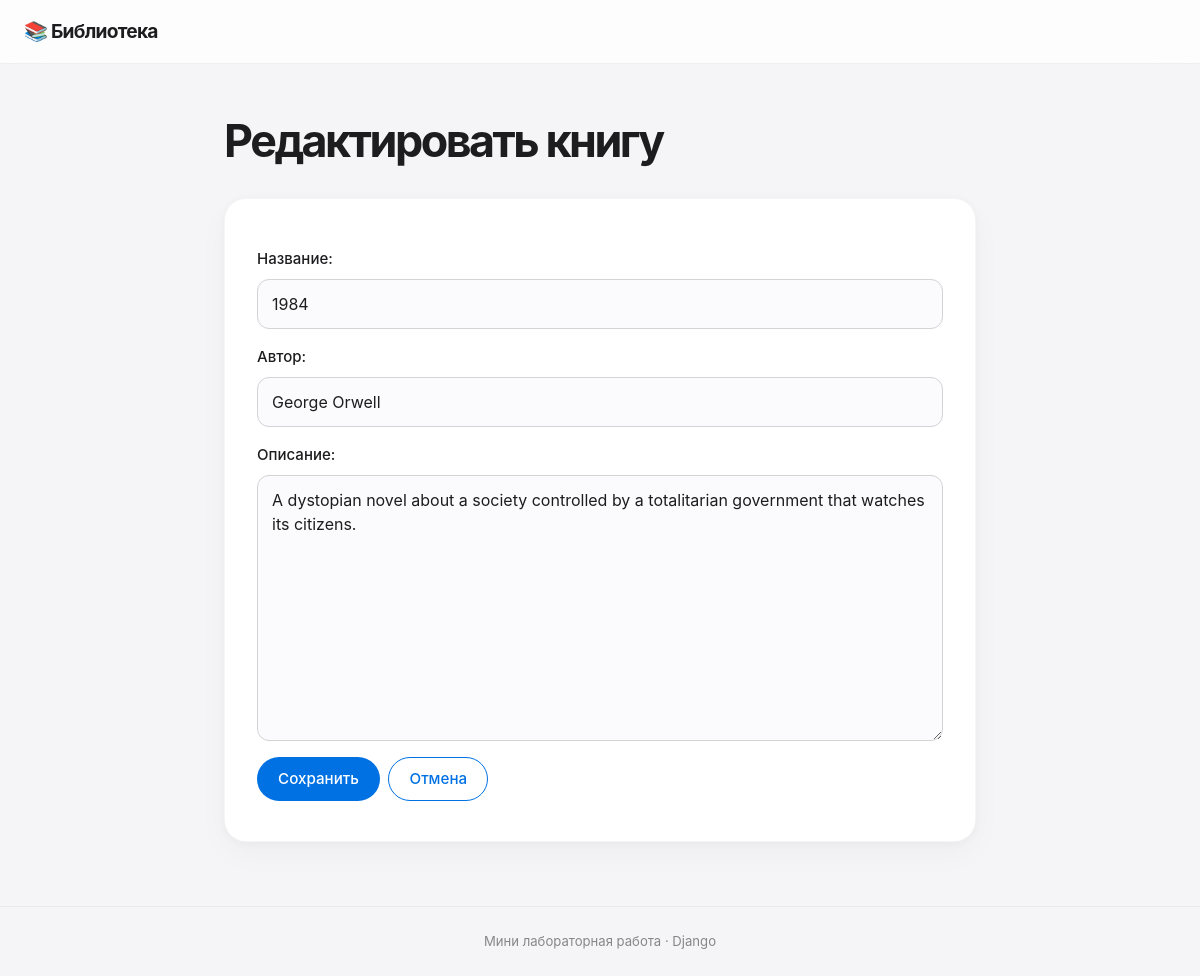
The page /3/edit/ on the database its author committed.
### books/models.py (models this page shows, shortened)
class Book(models.Model):
    title = models.CharField(max_length=200)
    author = models.CharField(max_length=100)
    description = models.TextField(blank=True)
    created_at = models.DateTimeField(auto_now_add=True)
    likes = models.PositiveIntegerField(default=0)

### books/views.py (the view)
# urls.py: path("<int:pk>/edit/", views.book_update, name="book_update"),
def book_update(request, pk):
    book = get_object_or_404(Book, pk=pk)
    if request.method == "POST":
        form = BookForm(request.POST, instance=book)
        if form.is_valid():
            form.save()
            return redirect("book_list")
    else:
        form = BookForm(instance=book)
    return render(
        request,
        "books/book_form.html",
        {"form": form, "page_title": "Редактировать книгу"},
    )

### books/forms.py
class BookForm(forms.ModelForm):
    class Meta:
        model = Book
        fields = ["title", "author", "description"]
        labels = {
            "title": "Название",
            "author": "Автор",
            "description": "Описание",
        }

### books/templates/books/book_form.html (shortened to what this page needs)
{% extends 'books/base.html' %}
{% block content %}
  <h1>{{ page_title }}</h1>
  <form method="post" class="form-card">
    {{ form.as_p }}
    <button type="submit" class="btn">Сохранить</button>
    <a href="{% url 'book_list' %}" class="btn btn-secondary">Отмена</a>
  </form>
{% endblock %}

### books/static/books/style.css (style rules this page uses)
:root { color-scheme: light; --bg: #f5f5f7; --card: #ffffff; --text: #1d1d1f; --muted: #86868b; --accent: #0071e3; --accent-dark: #0077ed; --border: #d2d2d7; --danger: #ff3b30; --radius: 18px; --radius-sm: 12px; --shadow: 0 2px 8px rgb(0 0 0 / 3%), 0 12px 32px rgb(0 0 0 / 3%); }
* { box-sizing: border-box; }
html { scroll-behavior: smooth; }
body { min-height: 100vh; margin: 0; display: flex; flex-direction: column; background: var(--bg); color: var(--text); font-family: -apple-system, BlinkMacSystemFont, "SF Pro Display", "SF Pro Text", "Segoe UI", sans-serif; font-size: 16px; line-height: 1.6; -webkit-font-smoothing: antialiased; -moz-osx-font-smoothing: grayscale; }
h1 { margin: 0 0 32px; font-size: clamp(2rem, 5vw, 2.8rem); font-weight: 700; line-height: 1.12; letter-spacing: -0.055em; }
.btn { display: inline-flex; align-items: center; justify-content: center; gap: 8px; min-height: 44px; padding: 11px 20px; margin: 0 4px 8px 0; background: var(--accent); color: #fff; border: 1px solid transparent; border-radius: 980px; font: inherit; font-size: 0.95rem; font-weight: 550; line-height: 1.3; text-align: center; text-decoration: none; white-space: nowrap; cursor: pointer; user-select: none; -webkit-tap-highlight-color: transparent; transition: background-color 0.2s ease, color 0.2s ease, border-color 0.2s ease, box-shadow 0.2s ease, transform 0.15s ease; }
.btn-secondary { background: transparent; color: var(--accent); border-color: var(--accent); }
.form-card { padding: 32px; background: var(--card); border: 1px solid rgb(0 0 0 / 4%); border-radius: 22px; box-shadow: var(--shadow); }
.form-card label { display: block; margin-bottom: 8px; color: var(--text); font-size: 0.94rem; font-weight: 550; }
.form-card input[type="text"], .form-card textarea { display: block; width: 100%; min-height: 48px; padding: 12px 14px; background: #fbfbfd; color: var(--text); border: 1px solid var(--border); border-radius: var(--radius-sm); font: inherit; font-size: 1rem; line-height: 1.5; transition: border-color 0.2s ease, box-shadow 0.2s ease, background-color 0.2s ease; }
.form-card textarea { min-height: 150px; resize: vertical; }
.form-card input::placeholder, .form-card textarea::placeholder { color: #a1a1a6; }

### rows shown on the page
Book: title "1984", author "George Orwell", description "A dystopian novel about a society controlled by a totalitarian government that watches its citizens."

### other values the page prints
{{ page_title }} "Редактировать книгу"
